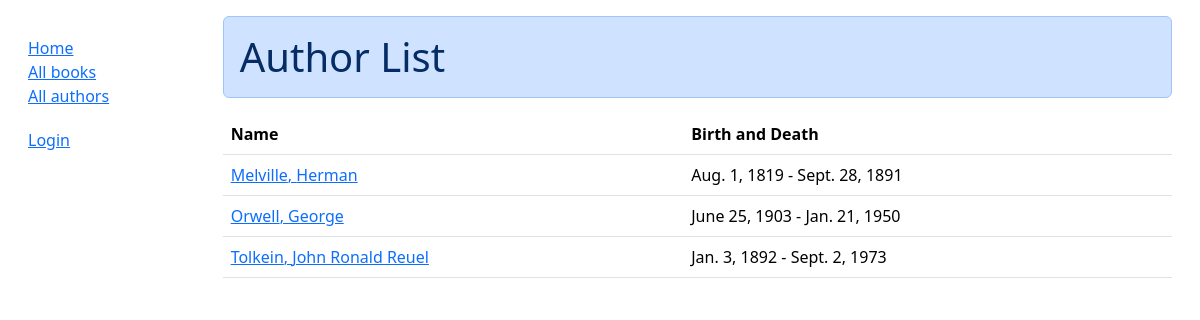
The app's page /catalog/authors/, older data.
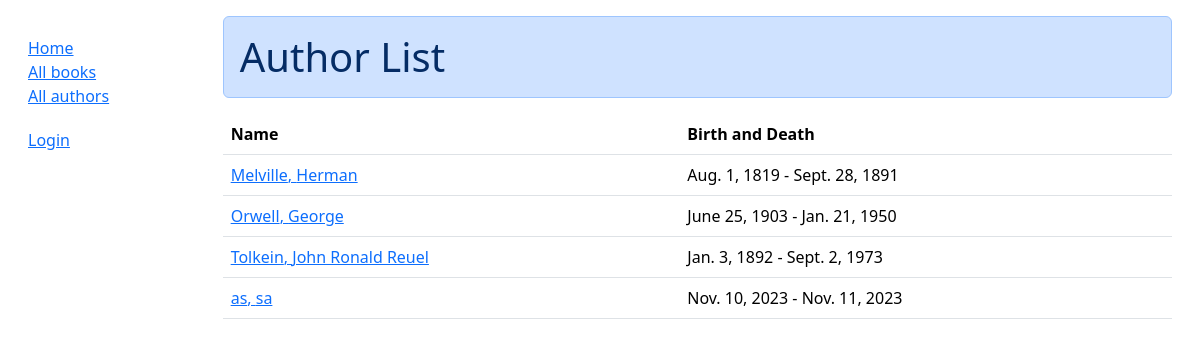
The same page, newer data.
### catalog/models.py (models this page shows, shortened)
class Author(models.Model):
    first_name = models.CharField(max_length=100)
    last_name = models.CharField(max_length=100)
    date_of_birth = models.DateField(null=True, blank=True)
    date_of_death = models.DateField('died', null=True, blank=True)
    class Meta:
        ordering = ['last_name', 'first_name']
    def get_absolute_url(self):
        return reverse('author-detail', args=[str(self.id)])

### catalog/views.py (the view)
# urls.py: path('authors/', views.AuthorListView.as_view(), name='authors'),
class AuthorListView(generic.ListView):
    model = Author

### catalog/templates/catalog/author_list.html
{% extends "base_generic.html" %} {% block content %}
<h1 class="alert alert-primary">Author List</h1>
{% if author_list %}
<table class="table">
  <thead class="thead-dark">
    <tr>
      <th scope="col">Name</th>
      <th scope="col">Birth and Death</th>
    </tr>
  </thead>
  <tbody>
  {% for author in author_list %}
  <tr>
    <td><a href="{{ author.get_absolute_url }}">{{ author.last_name }}, {{author.first_name}}</a></td>
    <td>{{author.date_of_birth}} - {% if author.date_of_death %}{{author.date_of_death}}{% endif %}</td>
  </tr>
  {% endfor %}
</tbody>
</table>
{% else %}
<p>There are no authors in the library.</p>
{% endif %} {% endblock %}

Row changes from the older to the newer data that the page shows:
added Author: last_name "as", first_name "sa", date_of_birth "Nov. 10, 2023", date_of_death "Nov. 11, 2023"
